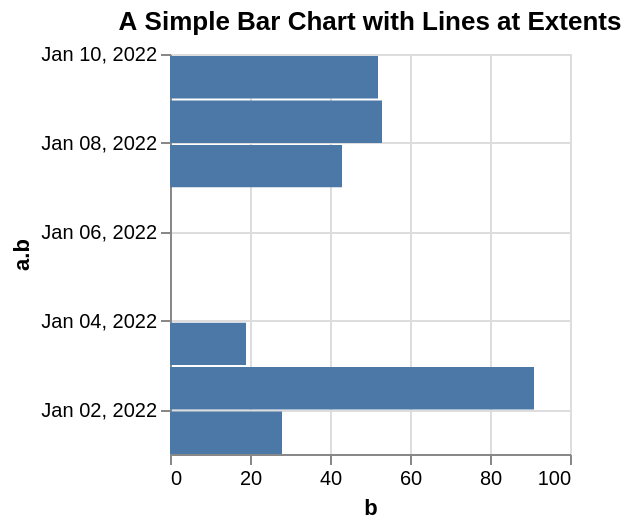

Describe this chart as a Vega-Lite specification.
### Vega specification from a JSON file in a GitHub repository (floating-point values rounded to 4 significant figures)
{"$schema": "https://vega.github.io/schema/vega/v5.json", "background": "white", "padding": 5, "width": 200, "height": 200, "title": {"text": "A Simple Bar Chart with Lines at Extents", "frame": "group"}, "style": "cell", "data": [{"name": "source_0", "values": [{"a.b": "2022-01-01", "b": 28}, {"a.b": "2022-01-04", "b.b": 55}, {"a.b": "2022-01-07", "b": 43}, {"a.b": "2022-01-02", "b": 91}, {"a.b": "2022-01-05", "b.b": 81}, {"a.b": "2022-01-08", "b": 53}, {"a.b": "2022-01-03", "b": 19}, {"a.b": "2022-01-06", "b.b": 87}, {"a.b": "2022-01-09", "b": 52}]}, {"name": "data_0", "source": "source_0", "transform": [{"type": "formula", "expr": "toDate(datum[\"a.b\"])", "as": "a.b"}, {"type": "formula", "expr": "timeOffset('date', datum['a.b'], 1)", "as": "a.b_end"}, {"type": "stack", "groupby": ["a\\.b"], "field": "b", "sort": {"field": [], "order": []}, "as": ["b_start", "b_end"], "offset": "zero"}, {"type": "filter", "expr": "isValid(datum[\"b\"]) && isFinite(+datum[\"b\"]) && (isDate(datum[\"a.b\"]) || (isValid(datum[\"a.b\"]) && isFinite(+datum[\"a.b\"])))"}]}], "marks": [{"name": "marks", "type": "rect", "style": ["bar"], "from": {"data": "data_0"}, "encode": {"update": {"fill": {"value": "#4c78a8"}, "ariaRoleDescription": {"value": "bar"}, "description": {"signal": "\"b: \" + (format(datum[\"b\"], \"\")) + \"; a.b: \" + (timeFormat(datum[\"a.b\"], timeUnitSpecifier([\"year\",\"month\",\"date\"], {\"year-month\":\"%b %Y \",\"year-month-date\":\"%b %d, %Y \"})))"}, "x": {"scale": "x", "field": "b_end"}, "x2": {"scale": "x", "field": "b_start"}, "y2": {"scale": "y", "field": "a\\.b", "offset": {"signal": "0.5 + (abs(scale(\"y\", datum[\"a.b_end\"]) - scale(\"y\", datum[\"a.b\"])) < 0.25 ? 0.5 * (0.25 - (abs(scale(\"y\", datum[\"a.b_end\"]) - scale(\"y\", datum[\"a.b\"])))) : -0.5)"}}, "y": {"scale": "y", "field": "a\\.b_end", "offset": {"signal": "0.5 + (abs(scale(\"y\", datum[\"a.b_end\"]) - scale(\"y\", datum[\"a.b\"])) < 0.25 ? -0.5 * (0.25 - (abs(scale(\"y\", datum[\"a.b_end\"]) - scale(\"y\", datum[\"a.b\"])))) : 0.5)"}}}}}], "scales": [{"name": "x", "type": "linear", "domain": {"data": "data_0", "fields": ["b_start", "b_end"]}, "range": [0, {"signal": "width"}], "nice": true, "zero": true}, {"name": "y", "type": "utc", "domain": {"data": "data_0", "fields": ["a\\.b", "a\\.b_end"]}, "range": [{"signal": "height"}, 0]}], "axes": [{"scale": "x", "orient": "bottom", "gridScale": "y", "grid": true, "tickCount": {"signal": "ceil(width/40)"}, "domain": false, "labels": false, "aria": false, "maxExtent": 0, "minExtent": 0, "ticks": false, "zindex": 0}, {"scale": "y", "orient": "left", "gridScale": "x", "grid": true, "tickCount": {"signal": "ceil(height/40)"}, "tickMinStep": {"signal": "datetime(2001, 0, 2, 0, 0, 0, 0) - datetime(2001, 0, 1, 0, 0, 0, 0)"}, "domain": false, "labels": false, "aria": false, "maxExtent": 0, "minExtent": 0, "ticks": false, "zindex": 0}, {"scale": "x", "orient": "bottom", "grid": false, "title": "b", "labelFlush": true, "labelOverlap": true, "tickCount": {"signal": "ceil(width/40)"}, "zindex": 0}, {"scale": "y", "orient": "left", "grid": false, "title": "a.b", "format": {"signal": "timeUnitSpecifier([\"year\",\"month\",\"date\"], {\"year-month\":\"%b %Y \",\"year-month-date\":\"%b %d, %Y \"})"}, "labelOverlap": true, "tickCount": {"signal": "ceil(height/40)"}, "tickMinStep": {"signal": "datetime(2001, 0, 2, 0, 0, 0, 0) - datetime(2001, 0, 1, 0, 0, 0, 0)"}, "zindex": 0}]}
